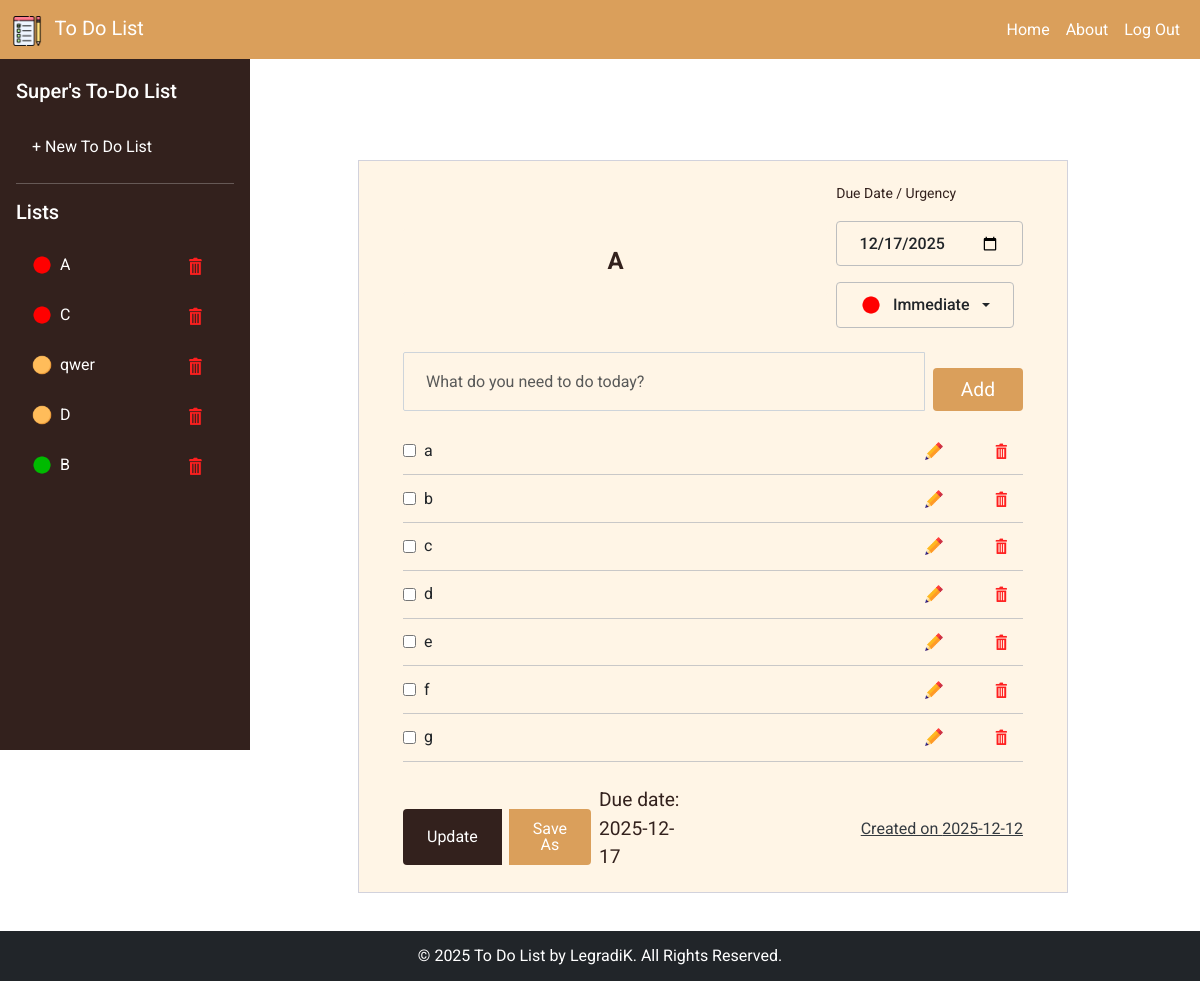
The app's page /1/old_todo/2 (signed in) with its own data.
### main.py (models this page shows)
class ToDoList(db.Model):
    id = db.Column(db.Integer, primary_key=True)
    title = db.Column(db.String(200), nullable=False)
    user_id = db.Column(db.Integer, db.ForeignKey('user.id'), nullable=False)
    owner = db.relationship('User', back_populates='lists')
    task_urgency = db.Column(db.String(100), nullable=False, default="flexible")
    created_date = db.Column(db.Date, nullable=False, default=date.today)
    due_date = db.Column(db.Date, nullable=False)
    items = db.relationship('ToDoItem', back_populates='list', lazy=True, cascade="all, delete")

class ToDoItem(db.Model):
    id = db.Column(db.Integer, primary_key=True)
    text = db.Column(db.String(200), nullable=False)
    completed = db.Column(db.Boolean, default=False)
    list_id = db.Column(db.Integer, db.ForeignKey('to_do_list.id'), nullable=False)
    user_id = db.Column(db.Integer, db.ForeignKey('user.id'), nullable=False)
    list = db.relationship('ToDoList', back_populates='items')

### main.py (the view, shortened to what this page needs)
@app.route('/<int:user_id>/old_todo/<int:todo_id>', methods=['GET', 'POST'])
def old_todo(user_id, todo_id):
    today = date.today()
    todo_list = ToDoList.query.get_or_404(todo_id)
    if 'user_id' not in session or todo_list.user_id != session['user_id']:
        flash("You do not have access to this to-do list.", "danger")
        return redirect(url_for('home'))
    else:
        items = ToDoItem.query.filter_by(list_id=todo_id).all()
        return render_template('old_todo.html', user_id=session['user_id'], todo_list=todo_list, items=items, today=today)

### main.py (called while the page is built)
@app.context_processor
def inject_user_todos():
    if 'user_id' in session:
        todos = ToDoList.query.filter_by(user_id=session['user_id']).all()
        sorted_old_todos = sorted(todos, key=lambda t: URGENCY_ORDER.get(t.task_urgency, 99))
        return dict(old_todos=sorted_old_todos)
    return dict(old_todos=[])

@app.before_request
def make_session_non_permanent():
    session.permanent = False

### templates/old_todo.html (shortened to what this page needs)
{% extends "base.html" %}
{% block content %}
<div class="page-content page-container page-container-body" id="page-content">
    <div class="padding">
        <div class="row container d-flex justify-content-center">
            <div class="col-md-12">
                <div class="card px-3">
                    <div class="card-body">
                        <form id="todo-list-form" method="POST" action="{{ url_for('old_todo', user_id=user_id, todo_id=todo_list.id) }}">
                            <div class="mb-4 d-flex align-items-start gap-2">
                                <input
                                    type="text"
                                    name="title"
                                    id="list-title-input"
                                    class="form-control form-control-lg fw-bold todo-list-title-input"
                                    placeholder="Edit title"
                                    value="{{ todo_list.title }}"
                                    >
                                <div>
                                    <small class="due-date-small-note">Due Date / Urgency</small><br>
                                    <input
                                        class="due-date-btn"
                                        type="date"
                                        name="due_date"
                                        id="due_date"
                                        value="{{ todo_list.due_date }}"
                                    >
                                    <div class="dropdown task-tempo-dropdown features">
                                        <button
                                            class="btn btn-outline-secondary dropdown-toggle"
                                            type="button"
                                            id="taskTempoButton"
                                            data-value="{{ todo_list.task_urgency }}"
                                            data-bs-toggle="dropdown"
                                            aria-expanded="false"
                                        >
                                        </button>
                                    </div>
                                </div>
                            </div>
                            <div class="add-items d-flex mb-3">
                                <input type="text" class="form-control todo-list-input" placeholder="What do you need to do today?">
                                <button class="add btn btn-primary font-weight-bold todo-list-add-btn">Add</button>
                            </div>
                            <div class="old-todo-section mb-3">
                                <ul class="old-list-wrapper d-flex flex-column old-todo-list">
                                    {% for item in items %}
                                        <li class="todo-item">
                                            <div class="todo-left">
                                                <input type="checkbox"
                                                class="completed-checkbox"
                                                name="item_{{ item.id }}_completed"
                                                {% if item.completed %}checked{% endif %}>
                                                <span class="item-text ms-2 {% if item.completed %}completed{% endif %}">{{ item.text }}</span>
                                            </div>
                                            <div class="todo-right">
                                                <button type="button" class="btn btn-link btn-sm edit-btn" data-item-id="{{ item.id }}">
                                                    <img src="{{ url_for('static', filename='icons/edit.png') }}" alt="Edit" width="18" height="18">
                                                </button>
                                                <button type="button" class="btn btn-link btn-sm delete-btn" data-item-id="{{ item.id }}">
                                                    <img src="{{ url_for('static', filename='icons/delete.png') }}" alt="Delete" width="18" height="18">
                                                </button>
                                            </div>
                                        </li>
                                    {% endfor %}
                                </ul>
                            </div>
                            <div class="bottom-btn-p d-flex align-items-center justify-content-between">
                                <div class="btn-group">
                                    <button type="submit" class="btn btn-secondary w-30 todo-list-update-btn" value="update">Update</button>
                                    <button type="submit" class="btn btn-primary w-30 todo-list-create-btn" value="save_as">Save As</button>
                                </div>
                                <p class="due-date space-between mb-0">Due date: {{ todo_list.due_date }}</p>
                                <p class="created-date mb-0">Created on  {{ todo_list.created_date }}</p>
                            </div>
                        </form>
                    </div>
                </div>
            </div>
        </div>
    </div>
</div>
{% endblock %}

### templates/sidebar.html
<div class="sidebar px-3 py-4">
    {% if session.get('user_id') %}
    <div class="user-info mb-4">
        <h5 class="mb-1">
            <a href="/profile/{{ session.get('user_id') }}" class="text-white text-decoration-none">
            {{ session.get('first_name') }}'s To-Do List
            </a>
        </h5>
    </div>
    {% endif %}
    <ul class="nav nav-pills flex-column mb-auto">
        <li class="nav-item">
            <a href="/new_todo" class="nav-link">+ New To Do List</a>
        </li>
        <hr class="text-white">
        <h5 class="mb-3">Lists</h5>
        {% if session.get('user_id') %}
            {% for todo in old_todos %}
            <li class="nav-item">
                <a href="/{{ session.user_id }}/old_todo/{{ todo.id }}" class="nav-link d-flex justify-content-between align-items-center">
                    <div class="d-flex align-items-center text-truncate" style="max-width: calc(100% - 30px);">
                        {% if todo.due_date < today %}
                            <img src="{{ url_for('static', filename='icons/warning.png') }}"
                                alt="" width="20" class="me-2">
                        {% else %}
                            {% if todo.task_urgency == 'immediate' %}
                                <img src="{{ url_for('static', filename='icons/red_circle.png') }}"
                                    alt="" width="20" class="me-2">
                            {% elif todo.task_urgency == 'timely' %}
                                <img src="{{ url_for('static', filename='icons/orange_circle.png') }}"
                                    alt="" width="20" class="me-2">
                            {% elif todo.task_urgency == 'flexible' %}
                                <img src="{{ url_for('static', filename='icons/green_circle.png') }}"
                                    alt="" width="20" class="me-2">
                            {% endif %}
                        {% endif %}
                        <span class="text-truncate">{{ todo.title }}</span>
                    </div>
                    <button
                        type="button"
                        class="delete-list-btn-sidebar"
                        data-list-id="{{ todo.id }}"
                    >
                        <img src="{{ url_for('static', filename='icons/delete.png') }}"
                            alt="Delete" width="20">
                    </button>
                </a>
            </li>
            {% endfor %}
        {% endif %}
    </ul>
</div>

### records on screen
ToDoList: title "A", due_date "12/17/2025", due_date "2025-12-17", created_date "2025-12-12"
ToDoList: title "C"
ToDoList: title "qwer"
ToDoList: title "D"
ToDoList: title "B"
ToDoItem: text "a"
ToDoItem: text "b"
ToDoItem: text "c"
ToDoItem: text "d"
ToDoItem: text "e"
ToDoItem: text "f"
ToDoItem: text "g"

### other values on screen
{{ session.get('first_name') }} "Super"
